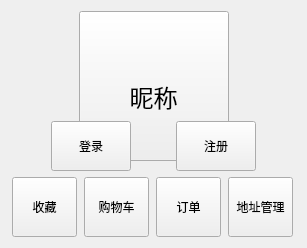
<?xml version="1.0" encoding="UTF-8"?>
<ui version="4.0">
 <class>Login</class>
 <widget class="QWidget" name="Login">
  <property name="enabled">
   <bool>true</bool>
  </property>
  <property name="geometry">
   <rect>
    <x>0</x>
    <y>0</y>
    <width>307</width>
    <height>248</height>
   </rect>
  </property>
  <property name="sizePolicy">
   <sizepolicy hsizetype="Fixed" vsizetype="Fixed">
    <horstretch>0</horstretch>
    <verstretch>0</verstretch>
   </sizepolicy>
  </property>
  <property name="minimumSize">
   <size>
    <width>307</width>
    <height>248</height>
   </size>
  </property>
  <property name="maximumSize">
   <size>
    <width>307</width>
    <height>248</height>
   </size>
  </property>
  <property name="windowTitle">
   <string>Login</string>
  </property>
  <layout class="QHBoxLayout" name="horizontalLayout_4">
   <property name="spacing">
    <number>0</number>
   </property>
   <property name="leftMargin">
    <number>0</number>
   </property>
   <property name="topMargin">
    <number>0</number>
   </property>
   <property name="rightMargin">
    <number>0</number>
   </property>
   <property name="bottomMargin">
    <number>0</number>
   </property>
   <item>
    <widget class="QStackedWidget" name="stackedWidget">
     <property name="currentIndex">
      <number>0</number>
     </property>
     <widget class="QWidget" name="main_page">
      <layout class="QVBoxLayout" name="verticalLayout">
       <item>
        <layout class="QHBoxLayout" name="horizontalLayout">
         <item>
          <spacer name="horizontalSpacer">
           <property name="orientation">
            <enum>Qt::Horizontal</enum>
           </property>
           <property name="sizeHint" stdset="0">
            <size>
             <width>40</width>
             <height>20</height>
            </size>
           </property>
          </spacer>
         </item>
         <item>
          <widget class="QToolButton" name="portrait_toolButton">
           <property name="sizePolicy">
            <sizepolicy hsizetype="Fixed" vsizetype="Fixed">
             <horstretch>0</horstretch>
             <verstretch>0</verstretch>
            </sizepolicy>
           </property>
           <property name="minimumSize">
            <size>
             <width>150</width>
             <height>150</height>
            </size>
           </property>
           <property name="maximumSize">
            <size>
             <width>150</width>
             <height>150</height>
            </size>
           </property>
           <property name="font">
            <font>
             <pointsize>9</pointsize>
            </font>
           </property>
           <property name="cursor">
            <cursorShape>PointingHandCursor</cursorShape>
           </property>
           <property name="text">
            <string/>
           </property>
           <property name="iconSize">
            <size>
             <width>150</width>
             <height>150</height>
            </size>
           </property>
           <property name="autoExclusive">
            <bool>false</bool>
           </property>
          </widget>
         </item>
         <item>
          <spacer name="horizontalSpacer_2">
           <property name="orientation">
            <enum>Qt::Horizontal</enum>
           </property>
           <property name="sizeHint" stdset="0">
            <size>
             <width>40</width>
             <height>20</height>
            </size>
           </property>
          </spacer>
         </item>
        </layout>
       </item>
       <item>
        <widget class="QLabel" name="user_name_label">
         <property name="font">
          <font>
           <family>华文行楷</family>
           <pointsize>18</pointsize>
          </font>
         </property>
         <property name="text">
          <string>昵称</string>
         </property>
         <property name="alignment">
          <set>Qt::AlignCenter</set>
         </property>
        </widget>
       </item>
       <item>
        <layout class="QHBoxLayout" name="horizontalLayout_2">
         <item>
          <spacer name="horizontalSpacer_3">
           <property name="orientation">
            <enum>Qt::Horizontal</enum>
           </property>
           <property name="sizeHint" stdset="0">
            <size>
             <width>40</width>
             <height>20</height>
            </size>
           </property>
          </spacer>
         </item>
         <item>
          <widget class="QPushButton" name="login_pushButton">
           <property name="sizePolicy">
            <sizepolicy hsizetype="Fixed" vsizetype="Fixed">
             <horstretch>0</horstretch>
             <verstretch>0</verstretch>
            </sizepolicy>
           </property>
           <property name="minimumSize">
            <size>
             <width>80</width>
             <height>50</height>
            </size>
           </property>
           <property name="maximumSize">
            <size>
             <width>80</width>
             <height>50</height>
            </size>
           </property>
           <property name="text">
            <string>登录</string>
           </property>
          </widget>
         </item>
         <item>
          <spacer name="horizontalSpacer_5">
           <property name="orientation">
            <enum>Qt::Horizontal</enum>
           </property>
           <property name="sizeHint" stdset="0">
            <size>
             <width>40</width>
             <height>20</height>
            </size>
           </property>
          </spacer>
         </item>
         <item>
          <widget class="QPushButton" name="register_pushButton">
           <property name="sizePolicy">
            <sizepolicy hsizetype="Fixed" vsizetype="Fixed">
             <horstretch>0</horstretch>
             <verstretch>0</verstretch>
            </sizepolicy>
           </property>
           <property name="minimumSize">
            <size>
             <width>80</width>
             <height>50</height>
            </size>
           </property>
           <property name="maximumSize">
            <size>
             <width>80</width>
             <height>50</height>
            </size>
           </property>
           <property name="text">
            <string>注册</string>
           </property>
          </widget>
         </item>
         <item>
          <spacer name="horizontalSpacer_4">
           <property name="orientation">
            <enum>Qt::Horizontal</enum>
           </property>
           <property name="sizeHint" stdset="0">
            <size>
             <width>40</width>
             <height>20</height>
            </size>
           </property>
          </spacer>
         </item>
        </layout>
       </item>
       <item>
        <layout class="QHBoxLayout" name="horizontalLayout_3">
         <item>
          <widget class="QToolButton" name="collect_toolButton">
           <property name="minimumSize">
            <size>
             <width>65</width>
             <height>60</height>
            </size>
           </property>
           <property name="text">
            <string>收藏</string>
           </property>
           <property name="icon">
            <iconset resource="icons.qrc">
             <normaloff>:/icons/collect.svg</normaloff>:/icons/collect.svg</iconset>
           </property>
           <property name="iconSize">
            <size>
             <width>32</width>
             <height>32</height>
            </size>
           </property>
           <property name="toolButtonStyle">
            <enum>Qt::ToolButtonTextUnderIcon</enum>
           </property>
          </widget>
         </item>
         <item>
          <widget class="QToolButton" name="shopping_cart_toolButton">
           <property name="minimumSize">
            <size>
             <width>65</width>
             <height>60</height>
            </size>
           </property>
           <property name="text">
            <string>购物车</string>
           </property>
           <property name="icon">
            <iconset resource="icons.qrc">
             <normaloff>:/icons/shopping-trolley.svg</normaloff>:/icons/shopping-trolley.svg</iconset>
           </property>
           <property name="iconSize">
            <size>
             <width>32</width>
             <height>32</height>
            </size>
           </property>
           <property name="toolButtonStyle">
            <enum>Qt::ToolButtonTextUnderIcon</enum>
           </property>
          </widget>
         </item>
         <item>
          <widget class="QToolButton" name="order_toolButton">
           <property name="minimumSize">
            <size>
             <width>65</width>
             <height>60</height>
            </size>
           </property>
           <property name="text">
            <string>订单</string>
           </property>
           <property name="icon">
            <iconset resource="icons.qrc">
             <normaloff>:/icons/order.svg</normaloff>:/icons/order.svg</iconset>
           </property>
           <property name="iconSize">
            <size>
             <width>32</width>
             <height>32</height>
            </size>
           </property>
           <property name="toolButtonStyle">
            <enum>Qt::ToolButtonTextUnderIcon</enum>
           </property>
          </widget>
         </item>
         <item>
          <widget class="QToolButton" name="address_toolButton">
           <property name="minimumSize">
            <size>
             <width>65</width>
             <height>60</height>
            </size>
           </property>
           <property name="text">
            <string>地址管理</string>
           </property>
           <property name="icon">
            <iconset resource="icons.qrc">
             <normaloff>:/icons/addressBook.svg</normaloff>:/icons/addressBook.svg</iconset>
           </property>
           <property name="iconSize">
            <size>
             <width>32</width>
             <height>32</height>
            </size>
           </property>
           <property name="toolButtonStyle">
            <enum>Qt::ToolButtonTextUnderIcon</enum>
           </property>
          </widget>
         </item>
        </layout>
       </item>
      </layout>
     </widget>
     <widget class="QWidget" name="login_page">
      <widget class="QWidget" name="layoutWidget">
       <property name="geometry">
        <rect>
         <x>40</x>
         <y>54</y>
         <width>241</width>
         <height>178</height>
        </rect>
       </property>
       <layout class="QVBoxLayout" name="verticalLayout_2">
        <item>
         <layout class="QFormLayout" name="formLayout">
          <item row="0" column="0">
           <widget class="QLabel" name="label">
            <property name="text">
             <string>账号</string>
            </property>
           </widget>
          </item>
          <item row="0" column="1">
           <widget class="QLineEdit" name="login_account_lineEdit">
            <property name="minimumSize">
             <size>
              <width>200</width>
              <height>28</height>
             </size>
            </property>
            <property name="placeholderText">
             <string>8~12位数字并且开头不为0</string>
            </property>
           </widget>
          </item>
          <item row="1" column="0">
           <widget class="QLabel" name="label_2">
            <property name="text">
             <string>密码</string>
            </property>
           </widget>
          </item>
          <item row="1" column="1">
           <widget class="QLineEdit" name="login_password_lineEdit">
            <property name="minimumSize">
             <size>
              <width>0</width>
              <height>28</height>
             </size>
            </property>
            <property name="echoMode">
             <enum>QLineEdit::Password</enum>
            </property>
            <property name="placeholderText">
             <string>8~15位并且必须包含字母和数字</string>
            </property>
           </widget>
          </item>
         </layout>
        </item>
        <item>
         <widget class="QLabel" name="login_tip_label">
          <property name="palette">
           <palette>
            <active>
             <colorrole role="WindowText">
              <brush brushstyle="SolidPattern">
               <color alpha="255">
                <red>255</red>
                <green>5</green>
                <blue>9</blue>
               </color>
              </brush>
             </colorrole>
            </active>
            <inactive>
             <colorrole role="WindowText">
              <brush brushstyle="SolidPattern">
               <color alpha="255">
                <red>255</red>
                <green>5</green>
                <blue>9</blue>
               </color>
              </brush>
             </colorrole>
            </inactive>
            <disabled/>
           </palette>
          </property>
          <property name="text">
           <string/>
          </property>
          <property name="alignment">
           <set>Qt::AlignCenter</set>
          </property>
         </widget>
        </item>
        <item>
         <widget class="QPushButton" name="login_login_pushButton">
          <property name="minimumSize">
           <size>
            <width>0</width>
            <height>35</height>
           </size>
          </property>
          <property name="text">
           <string>登录</string>
          </property>
         </widget>
        </item>
        <item>
         <widget class="QPushButton" name="login_mainPage_pushButton">
          <property name="minimumSize">
           <size>
            <width>0</width>
            <height>35</height>
           </size>
          </property>
          <property name="text">
           <string>主页</string>
          </property>
         </widget>
        </item>
       </layout>
      </widget>
     </widget>
     <widget class="QWidget" name="register_page">
      <layout class="QHBoxLayout" name="horizontalLayout_8">
       <item>
        <spacer name="horizontalSpacer_6">
         <property name="orientation">
          <enum>Qt::Horizontal</enum>
         </property>
         <property name="sizeHint" stdset="0">
          <size>
           <width>92</width>
           <height>20</height>
          </size>
         </property>
        </spacer>
       </item>
       <item>
        <layout class="QVBoxLayout" name="verticalLayout_3">
         <item>
          <spacer name="verticalSpacer_4">
           <property name="orientation">
            <enum>Qt::Vertical</enum>
           </property>
           <property name="sizeHint" stdset="0">
            <size>
             <width>20</width>
             <height>40</height>
            </size>
           </property>
          </spacer>
         </item>
         <item>
          <layout class="QFormLayout" name="formLayout_2">
           <property name="labelAlignment">
            <set>Qt::AlignCenter</set>
           </property>
           <item row="0" column="0">
            <widget class="QLabel" name="label_3">
             <property name="text">
              <string>账号</string>
             </property>
            </widget>
           </item>
           <item row="0" column="1">
            <widget class="QLineEdit" name="register_account_lineEdit">
             <property name="minimumSize">
              <size>
               <width>200</width>
               <height>28</height>
              </size>
             </property>
             <property name="placeholderText">
              <string>8~12位数字并且开头不为0</string>
             </property>
            </widget>
           </item>
           <item row="1" column="0">
            <widget class="QLabel" name="label_4">
             <property name="text">
              <string>密码</string>
             </property>
            </widget>
           </item>
           <item row="1" column="1">
            <widget class="QLineEdit" name="register_password_lineEdit">
             <property name="minimumSize">
              <size>
               <width>0</width>
               <height>28</height>
              </size>
             </property>
             <property name="echoMode">
              <enum>QLineEdit::Password</enum>
             </property>
             <property name="placeholderText">
              <string>8~15位并且必须包含字母和数字</string>
             </property>
            </widget>
           </item>
           <item row="2" column="0">
            <widget class="QLabel" name="label_5">
             <property name="text">
              <string>确认密码</string>
             </property>
            </widget>
           </item>
           <item row="2" column="1">
            <widget class="QLineEdit" name="register_ensure_password_lineEdit">
             <property name="minimumSize">
              <size>
               <width>0</width>
               <height>28</height>
              </size>
             </property>
             <property name="echoMode">
              <enum>QLineEdit::Password</enum>
             </property>
            </widget>
           </item>
          </layout>
         </item>
         <item>
          <widget class="QLabel" name="register_tip_label">
           <property name="palette">
            <palette>
             <active>
              <colorrole role="WindowText">
               <brush brushstyle="SolidPattern">
                <color alpha="255">
                 <red>255</red>
                 <green>5</green>
                 <blue>9</blue>
                </color>
               </brush>
              </colorrole>
             </active>
             <inactive>
              <colorrole role="WindowText">
               <brush brushstyle="SolidPattern">
                <color alpha="255">
                 <red>255</red>
                 <green>5</green>
                 <blue>9</blue>
                </color>
               </brush>
              </colorrole>
             </inactive>
             <disabled/>
            </palette>
           </property>
           <property name="text">
            <string/>
           </property>
           <property name="alignment">
            <set>Qt::AlignCenter</set>
           </property>
          </widget>
         </item>
         <item>
          <widget class="QPushButton" name="register_register_pushButton">
           <property name="minimumSize">
            <size>
             <width>0</width>
             <height>35</height>
            </size>
           </property>
           <property name="text">
            <string>注册</string>
           </property>
          </widget>
         </item>
         <item>
          <widget class="QPushButton" name="register_mainPage_pushButton">
           <property name="minimumSize">
            <size>
             <width>0</width>
             <height>35</height>
            </size>
           </property>
           <property name="text">
            <string>主页</string>
           </property>
          </widget>
         </item>
         <item>
          <spacer name="verticalSpacer_3">
           <property name="orientation">
            <enum>Qt::Vertical</enum>
           </property>
           <property name="sizeHint" stdset="0">
            <size>
             <width>20</width>
             <height>40</height>
            </size>
           </property>
          </spacer>
         </item>
        </layout>
       </item>
       <item>
        <spacer name="horizontalSpacer_7">
         <property name="orientation">
          <enum>Qt::Horizontal</enum>
         </property>
         <property name="sizeHint" stdset="0">
          <size>
           <width>91</width>
           <height>20</height>
          </size>
         </property>
        </spacer>
       </item>
      </layout>
     </widget>
    </widget>
   </item>
  </layout>
 </widget>
 <layoutdefault spacing="6" margin="11"/>
 <resources>
  <include location="icons.qrc"/>
 </resources>
 <connections/>
</ui>
